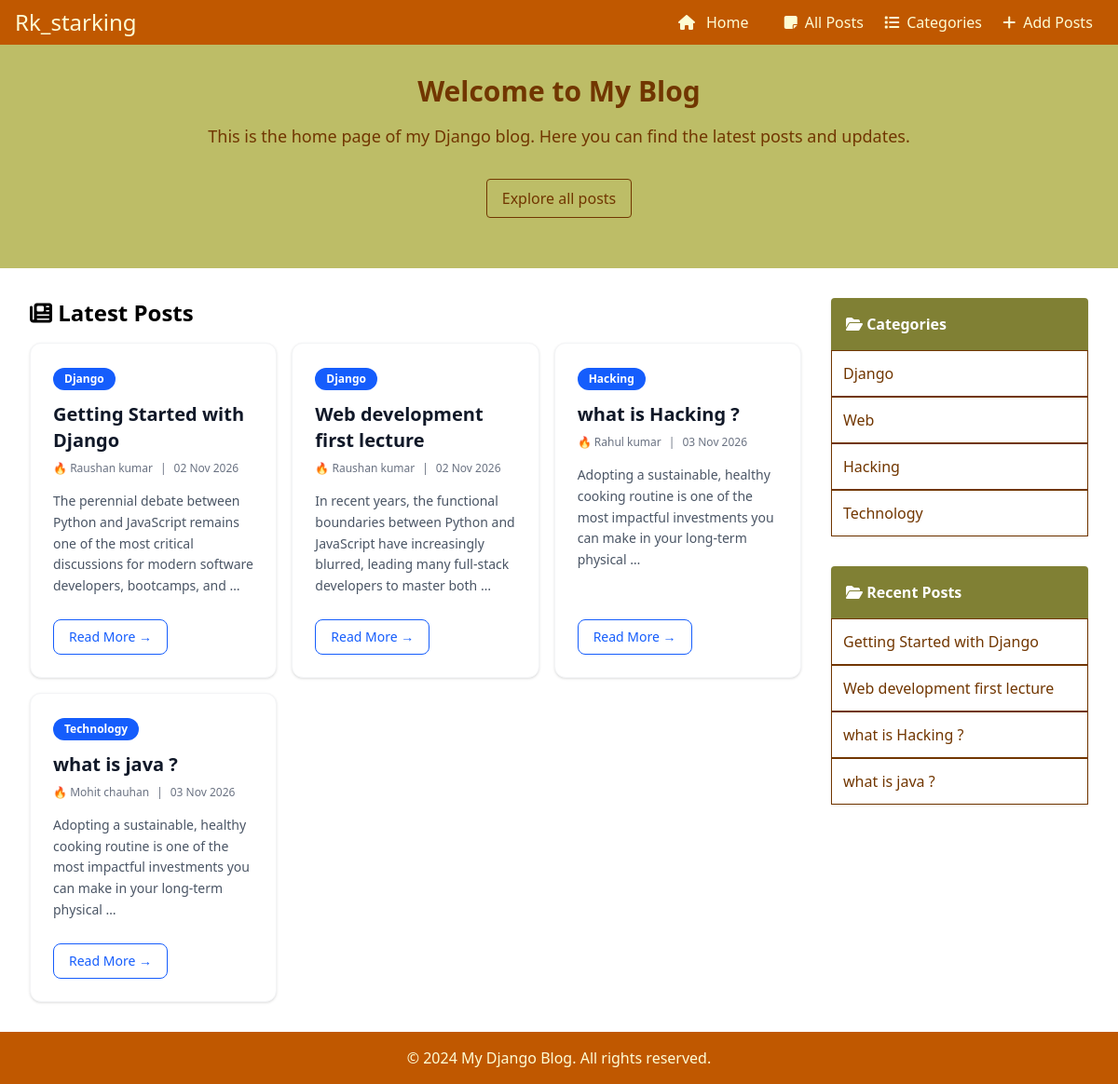
Before: / with the older database file.
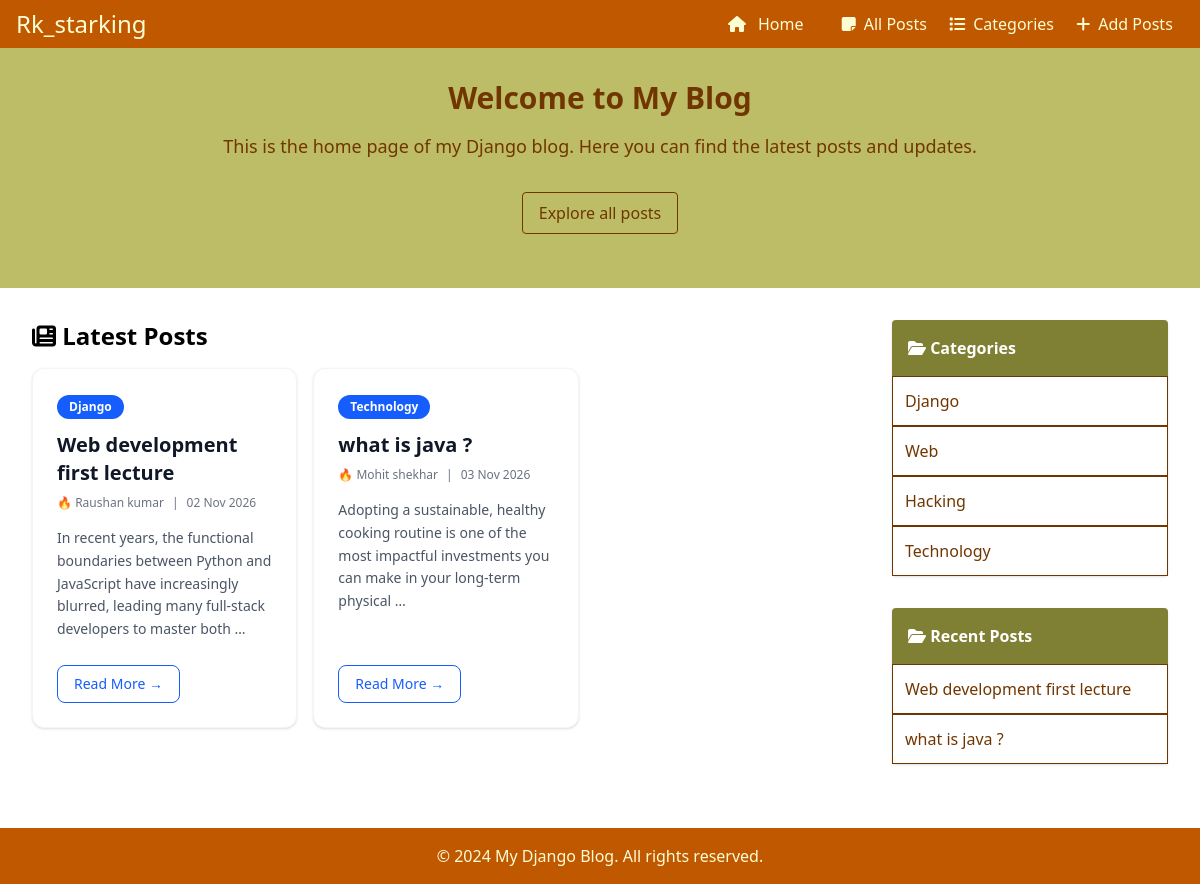
After: the same page with the newer database file.
### app1/models.py (models this page shows, shortened)
class BlogPost(models.Model):
    STATUS_CHOICES = [
        ('Draft', 'Draft'),
        ('Published', 'Published'),
    ]
    title = models.CharField(max_length=200)
    slug = models.SlugField(unique=True, max_length=250)
    category = models.ForeignKey(Category, on_delete=models.CASCADE, related_name='posts')
    author_name = models.CharField(max_length=100)
    content = models.TextField()
    status = models.CharField(max_length=20, choices=STATUS_CHOICES, default='Published')
    created_at = models.DateTimeField(auto_now_add=True)

class Category(models.Model):
    name = models.CharField(max_length=100, unique=True)
    description = models.CharField(max_length=255, blank=True, null=True)
    icon = models.CharField(max_length=100, blank=True, null=True)
    def __str__(self):
        return self.name

### app1/views.py (the view)
# urls.py: path('', views.index, name='index'),
def index(request):
    posts = BlogPost.objects.filter(status='Published')
    categories = Category.objects.all()
    random_color = f"#{random.randint(0, 0xFFFFFF):06x}"
    context={
        'posts': posts,
        'categories': categories,
        'random_color': random_color
    }
    return render(request, 'index.html', context)

### app1/templates/index.html (shortened to what this page needs)
{% extends 'base.html' %}
{% load blog_extras %}
{% block content %}
    <div class="w-full bg-[#BDBD67] flex flex-col items-center h-60 text-[#713600] justify-content p-8">
        <h2 class="text-3xl font-bold mb-4">Welcome to My Blog</h2>
        <p class="text-lg">This is the home page of my Django blog. Here you can find the latest posts and updates.</p>
        <button class="mt-8 bg-[#bdbd67] text-[#713600] border border-[#713600] px-4 py-2 rounded transition-transform duration-300 hover:scale-105 cursor-pointer">Explore all posts</button>
    </div>
    <div class="flex justify-between p-8 gap-8">
        <section class="w-3/4">
            <h2 class="text-2xl font-bold mb-4"><i class="fa-solid fa-newspaper"></i> Latest Posts</h2>
            <div class="grid grid-cols-1 md:grid-cols-3 gap-4">
                {% for post in posts %}
    <div class="p-6 bg-white rounded-xl border border-gray-100 shadow-sm hover:shadow-md transition-shadow duration-300 flex flex-col justify-between">
        <div>
            <span class="inline-block px-3 py-1 text-xs font-semibold text-white bg-blue-600 rounded-full mb-3">
                {{ post.category }}
            </span>
            <h3 class="text-xl font-bold text-gray-900 mb-2 ">
                {{ post.title }}
            </h3>
            <div class="flex items-center text-xs text-gray-500 mb-4 space-x-2">
                <span>🔥 {{ post.author_name }}</span>
                <span>|</span>
                <span>{{ post.created_at|date:"d M Y" }}</span>
            </div>
            <p class="text-gray-600 text-sm mb-6 leading-relaxed">
                {{ post.content|truncatewords:20 }}
            </p>
        </div>
        <div>
            <a href="{% url 'blog_post_detail' post.slug %}" class="inline-block px-4 py-2 text-sm font-medium text-blue-600 border border-blue-600 rounded-lg hover:bg-blue-50 transition-colors duration-200">
                Read More &rarr;
            </a>
        </div>
    </div>
{% empty %}
    <p class="text-gray-500 col-span-full text-center py-8">No posts available.</p>
{% endfor %}
            </div>
        </section>
        <aside class="w-1/4">
            <section class="mb-8 w-full h-auto bg-[#808034] pt-4 rounded shadow">
                <h3 class="text-1.5xl font-bold mb-4 text-white mx-4"><i class="fa-solid fa-folder-open"></i> Categories</h3>
            <ul class="list-disc list-inside">
                {% for category in categories %}
                    <li style="list-style:none;" class="bg-white w-full p-3 border border-[#713600]"><a href="{% url 'category_posts' category.id %}" class="text-[#713600] hover:underline">{{ category}}</a></li>
                {% empty %}
                    <li>No categories available.</li>
                {% endfor %}
            </ul>
            </section>
            <section class="mb-8 w-full h-auto bg-[#808034] pt-4 rounded shadow">
                <h3 class="text-1.5xl font-bold mb-4 text-white mx-4"><i class="fa-solid fa-folder-open"></i> Recent Posts</h3>
            <ul class="list-disc list-inside">
                {% for post in posts %}
                    <li style="list-style:none;" class="bg-white w-full p-3 border border-[#713600]"><a href="{% url 'blog_post_detail' post.slug %}" class="text-[#713600] hover:underline">{{ post.title}}</a></li>
                {% empty %}
                    <li>No recent posts available.</li>
                {% endfor %}
            </ul>
            </section>
        </aside>
    </div>
{% endblock %}

Changed rows visible on the page:
removed BlogPost: category "Django", title "Getting Started with Django", author_name "Raushan kumar", created_at "02 Nov 2026", content "The perennial debate between Python and JavaScript remains one of the most critical discussions for modern software developers, bootcamps, and …"
removed BlogPost: category "Hacking", title "what is Hacking ?", author_name "Rahul kumar", created_at "03 Nov 2026", content "Adopting a sustainable, healthy cooking routine is one of the most impactful investments you can make in your long-term physical …"
changed BlogPost "what is java ?": author_name "Mohit chauhan" → "Mohit shekhar"
